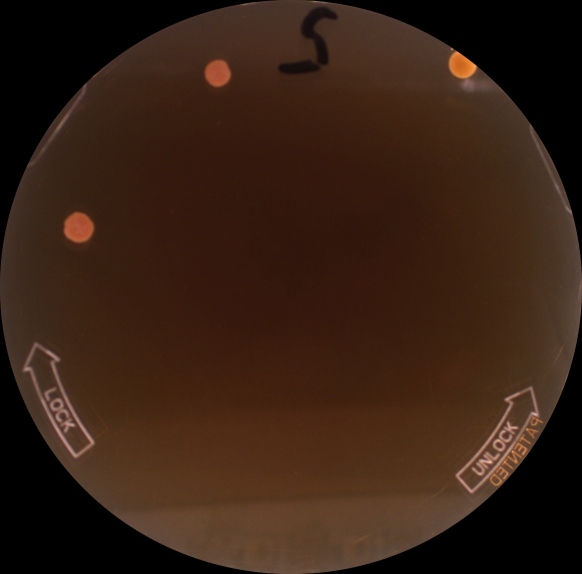
#> input picture pos15.jpg, 1164 x 1148 px (shown at 1/2 size)
$ python histog.py   (older library calls are emulated)
#> lines starting #> are read from the running program, lines starting #| are printed output that depends on the picture; after the words box and inside, x2 and y2 are one past the last pixel; in counts of white or black regions, pixels touching at a corner belong together
#%%
import matplotlib.pyplot as plt
import numpy as np
from skimage import io, img_as_float
from skimage.transform import rescale, resize, downscale_local_mean
from skimage.restoration import denoise_nl_means, estimate_sigma
# %%
im = img_as_float(io.imread('pos15.jpg'))
im_sc = rescale(im, scale = 0.25, anti_aliasing=True)
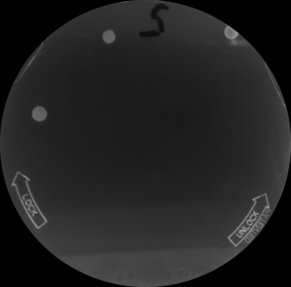
#> im_sc: shape (287, 291, 1) float64; min 0, max 0.643, mean 0.136
# %%
plt.imshow(im_sc)
# %%
plt.hist(im_sc.flat, bins = 100, range=(0,1))
# %%
patch_kw = dict(patch_size=5,      # 5x5 patches
                patch_distance=6,  # 13x13 search area
                multichannel=True)

sigma_est = np.mean(estimate_sigma(im, multichannel=True))
#> sigma_est = 0.00103
im_noise = denoise_nl_means(im_sc, h=1.15 * sigma_est, fast_mode=True,
                           **patch_kw)
plt.hist(im_noise.flat, bins = 100, range=(0,1))
# %%
from skimage import exposure
im_eq = exposure.equalize_adapthist(im_noise)
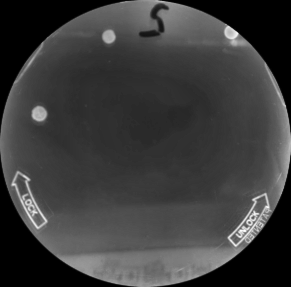
#> im_eq: shape (287, 291) float64; min 0, max 1, mean 0.236
plt.hist(im_eq.flat, bins = 100, range=(0,1))
# %%
plt.imshow(im_eq)

# %%
im_lbl = im_eq.copy()
med = 0.7
im_lbl[(im_lbl> med -0.05) & (im_lbl< med + 0.05)] = 1
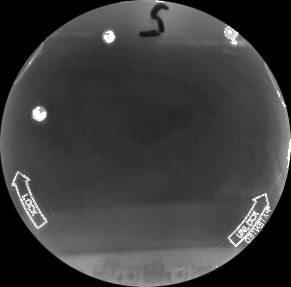
#> im_lbl: shape (287, 291) float64; 0.8% of pixels changed, all inside (x1, y1, x2, y2) = (12, 0, 291, 267)
plt.imshow(im_lbl)
# %%
marker = np.zeros(im_eq.shape, dtype = np.uint)
marker[(im_lbl> 0.65) & (im_lbl< 0.75)] = 1
marker[(im_lbl< 0.65)] = 2

from skimage.segmentation import random_walker
labels = random_walker(im_eq, marker, beta = 200, mode = 'bf')
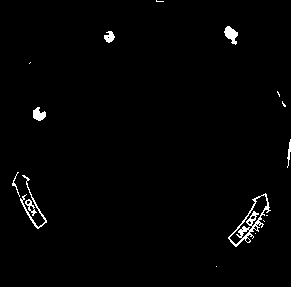
#> labels: shape (287, 291) uint64; values 1 (black) and 1020 (white), 1.4% white; 16 white regions (8 under 20 px), largest, box (x1, y1, x2, y2) and area: (228, 193, 271, 247) 465, (20, 175, 47, 229) 190, (224, 26, 238, 45) 150

# %%
final = np.zeros((im_eq.shape[0], im_eq.shape[1], 3))
final[labels == 2] = (0,0,0)
final[labels == 1] = (1,0,0)
plt.imshow(final)
# %%
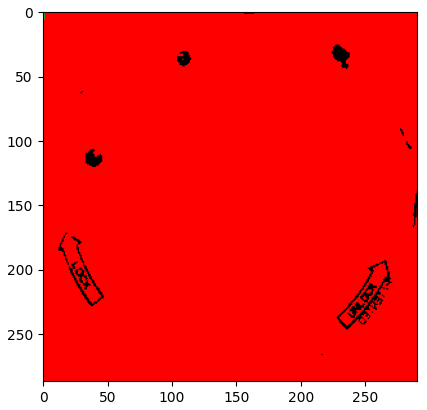
#> figure drawn by matplotlib, 1 panel

$ run again, with pos16.jpg copied over pos15.jpg
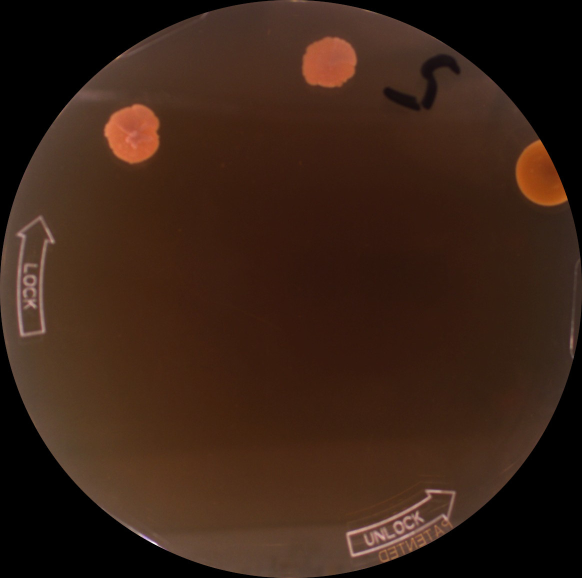
#> input picture pos16.jpg, 1164 x 1156 px (shown at 1/2 size)
#> sigma_est = 0.00112
#> im_lbl: shape (289, 291) float64; min 0, max 1, mean 0.226
#> `labels = random_walker(im_eq, marker, beta = 200, mode = 'bf')`:
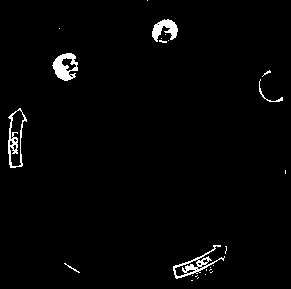
#> labels: shape (289, 291) uint64; values 1 (black) and 1004 (white), 1.9% white; 25 white regions (19 under 20 px), largest, box (x1, y1, x2, y2) and area: (52, 53, 78, 81) 420, (173, 245, 225, 279) 380, (8, 108, 27, 168) 342, (152, 19, 178, 42) 325, (259, 79, 283, 102) 66, (64, 263, 80, 273) 26
#> `# %%`:
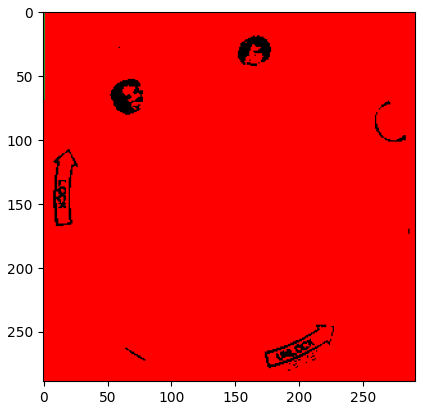
#> figure drawn by matplotlib, 1 panel

$ run again, with pos8.jpg copied over pos15.jpg
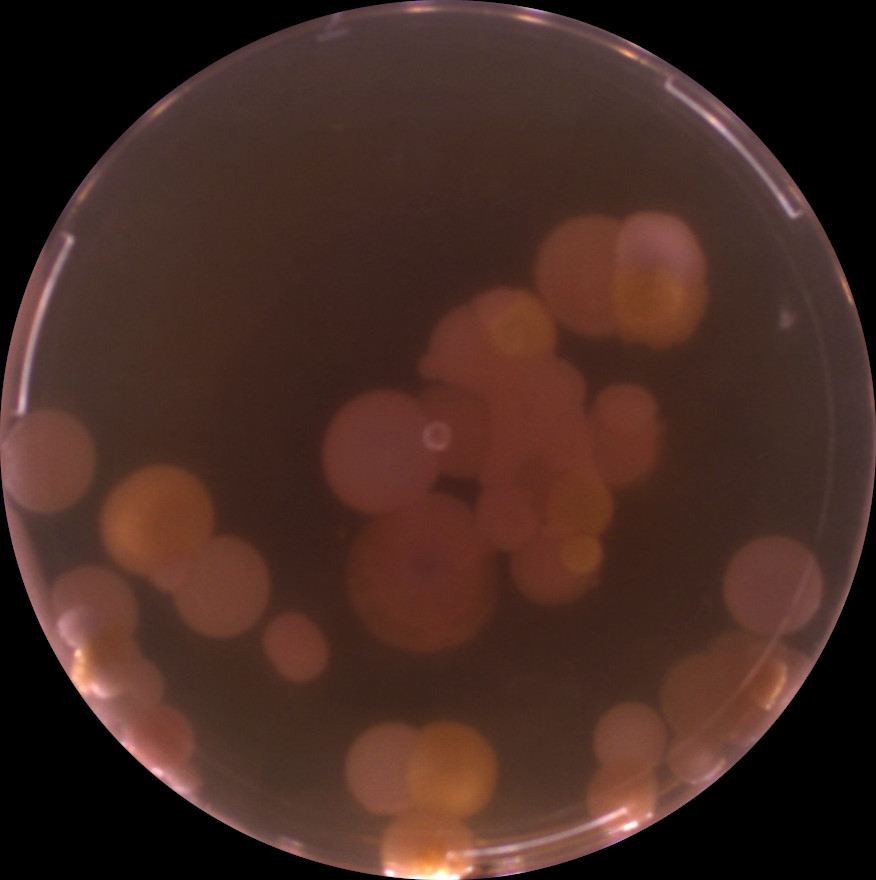
#> input picture pos8.jpg, 876 x 880 px
#> sigma_est = 0.00136
#> im_lbl: shape (220, 219) float64; min 0, max 1, mean 0.222
#> `labels = random_walker(im_eq, marker, beta = 200, mode = 'bf')`:
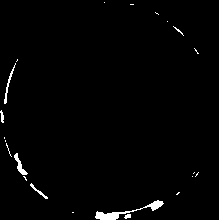
#> labels: shape (220, 219) uint64; values 1 (black) and 352 (white), 1.4% white; 22 white regions (15 under 20 px), largest, box (x1, y1, x2, y2) and area: (95, 200, 164, 220) 311, (14, 153, 28, 175) 101, (4, 63, 16, 104) 84
#> `# %%`:
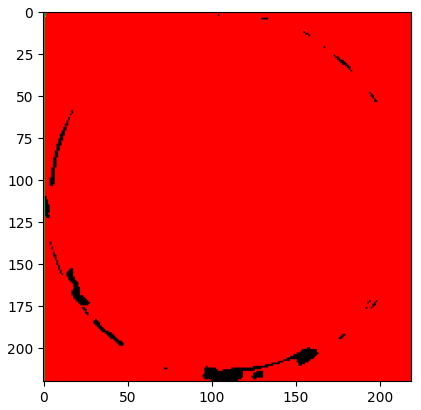
#> figure drawn by matplotlib, 1 panel
